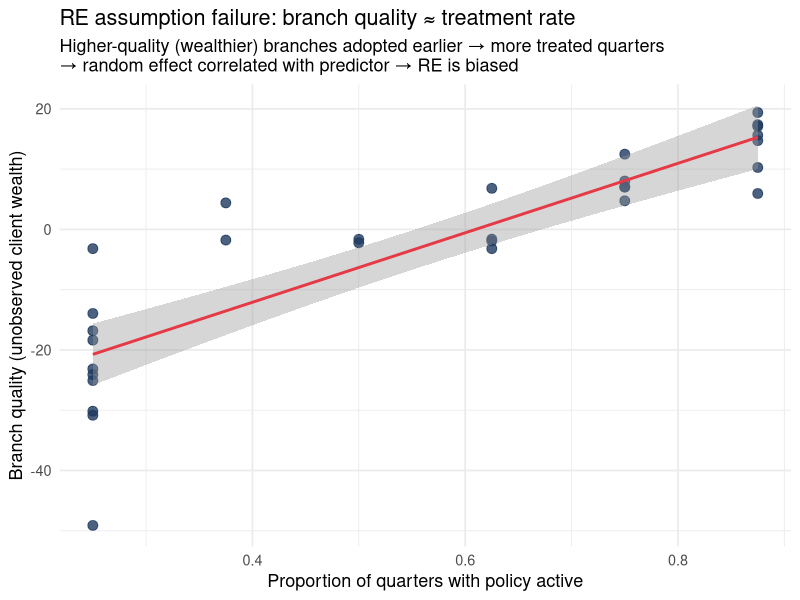

This figure's R source:
## ---- chunk 1
library(tidyverse)
library(lme4)
library(plm)
set.seed(2024)
## ---- chunk 2
n_branches <- 30
n_quarters <- 8

# Unobserved: branch quality — wealthier, more savings-oriented clients
branch_quality <- rnorm(n_branches, 0, 15)

# Selection: higher-quality branches adopted the policy earlier (smaller quarter number)
adopt_quarter <- pmax(2, pmin(7,
  round(4.5 - 0.20 * branch_quality + rnorm(n_branches, 0, 1.2))))

df_fe_re <- expand_grid(branch = 1:n_branches, quarter = 1:n_quarters) |>
  mutate(
    branch_q = branch_quality[branch],
    adopt_q  = adopt_quarter[branch],
    treated  = as.integer(quarter >= adopt_q),     # disclosure policy active
    # True causal effect = 5; branch quality is the unobserved confound
    savings  = 500 + branch_q + 5 * treated + rnorm(n(), 0, 10),
    branch_f = factor(branch)
  )
## ---- chunk 3
df_branch_check <- df_fe_re |>
  group_by(branch_f, branch_q) |>
  summarise(prop_treated = mean(treated), .groups = "drop")

ggplot(df_branch_check, aes(x = prop_treated, y = branch_q)) +
  geom_point(size = 3, color = "#1e3a5f", alpha = 0.8) +
  geom_smooth(method = "lm", color = "#e63946", se = TRUE) +
  labs(
    title    = "RE assumption failure: branch quality \u2248 treatment rate",
    subtitle = "Higher-quality (wealthier) branches adopted earlier \u2192 more treated quarters\n\u2192 random effect correlated with predictor \u2192 RE is biased",
    x        = "Proportion of quarters with policy active",
    y        = "Branch quality (unobserved client wealth)"
  ) +
  theme_minimal(base_size = 13)
## ---- chunk 4
# Fixed effects: absorbs all branch-level confounds (including unobserved quality)
m_fe <- plm(savings ~ treated,
            data  = df_fe_re |> mutate(branch = as.integer(branch_f)),
            index = c("branch", "quarter"),
            model = "within")

# Random effects: assumes branch random intercept ⊥ treated (violated here)
m_re <- lmer(savings ~ treated + (1 | branch_f), data = df_fe_re)

# Hybrid (cluster-mean centering): correctly partitions within and between
df_fe_re <- df_fe_re |>
  group_by(branch_f) |>
  mutate(
    treated_mean = mean(treated),           # branch-level treatment rate
    treated_cmc  = treated - treated_mean   # within-branch deviation from mean
  ) |>
  ungroup()

m_hybrid <- lmer(savings ~ treated_cmc + treated_mean + (1 | branch_f),
                 data = df_fe_re)

# Compare all three
tibble(
  Model        = c("Random effects (biased)",
                   "Fixed effects (correct)",
                   "Hybrid CMC — within estimate (correct)"),
  Estimate     = c(fixef(m_re)["treated"],
                   as.numeric(coef(m_fe)["treated"]),
                   fixef(m_hybrid)["treated_cmc"]),
  True_effect  = 5
) |>
  mutate(Bias = round(Estimate - True_effect, 2)) |>
  knitr::kable(digits = 2,
               caption = "Disclosure policy effect on savings: true value = 5.0")
